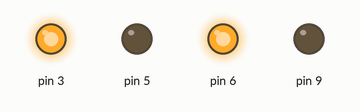
Recording of a sketch running on a simulated Arduino Uno, built with avr-gcc and run on an emulated ATmega328P. Shown: output pins drawn as LEDs (lit = HIGH). What the sketch prints to the serial monitor is not drawn.

Above: at 0.1 s.
Timing chart, 0 to 1.6 s (numbered marks = the images above):
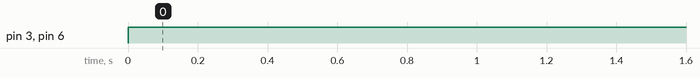

Measured:
- by itself, pin 3, pin 6: LOW → HIGH at 0.00 s

The sketch:

test2.ino
```cpp
void setup() {
  // put your setup code here, to run once:
  pinMode(13,INPUT);
  pinMode(12,INPUT);
  pinMode(9,OUTPUT);
  pinMode(6,OUTPUT);
  pinMode(5,OUTPUT);
  pinMode(3,OUTPUT);
  Serial.begin(9600);

}
void front()

{
    analogWrite(9,0);
    analogWrite(6,255);
    analogWrite(5,0);
    analogWrite(3,255);
    Serial.println(12);
    Serial.println(13);
  }

void loop() {
  // put your main code here, to run repeatedly:
front();
}
```
